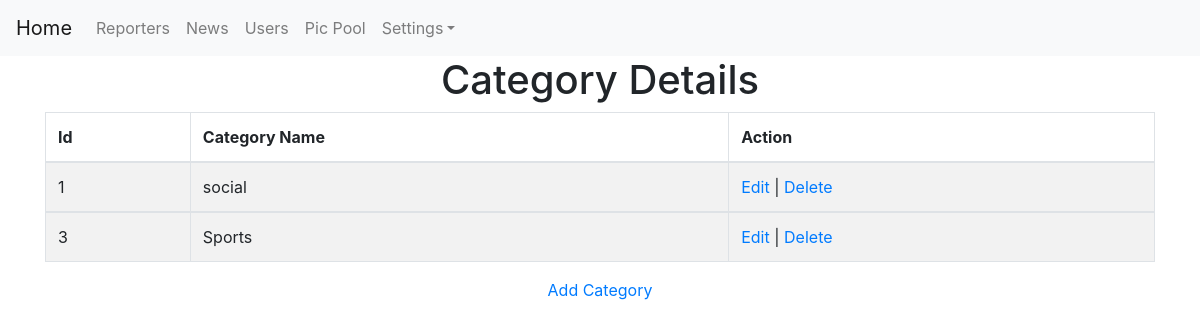
Page /admin_type_master_view on the committed database.
### myapp/models.py (models this page shows)
class type_master(models.Model):
    type_name = models.CharField(max_length=150)

### myapp/views.py (the view)
# urls.py: path('admin_type_master_view', views.admin_type_master_view, name='admin_type_master_view'),
def admin_type_master_view(request):
    tm_l = type_master.objects.all()
    context = {'type_list':tm_l}
    return render(request, './myapp/admin_type_master_view.html',context)

### myapp/templates/myapp/admin_type_master_view.html (shortened to what this page needs)
{% extends 'myapp/admin_base.html' %}
{% load static %}
{% block body %}
<center>
    <h1>Category Details</h1>
    <div class="container">
    <form role="form" name="frm" action="{% url 'admin_type_master_view'%}" method="post">
        <table class="table table-striped table-bordered">
            <thead>
            <tr>
                <th>Id</th>
                <th>Category Name</th>
                <th>Action</th>
            </tr>
            </thead>
            {% for tm in type_list %}
            <tbody>
            <tr>
                <td>{{ tm.id }}</td>
                <td>{{ tm.type_name }}</td>
                <td>
                    <a href="../admin_type_master_edit?id={{ tm.id }}">Edit</a> |
                    <a href="../admin_type_master_delete?id={{ tm.id }}">Delete</a>
                </td>
            </tr>
            <tbody>
            {% endfor %}
        </table>
         <a href="{% url 'admin_type_master_add' %}">Add Category</a></h1>
    </form>
    </div>
</center>
{% endblock %}

### myapp/templates/myapp/admin_base.html (style rules this page uses)
body { background-repeat: no-repeat; background-attachment: fixed; background-size: cover; }

### rows in the picture
type_master: id "1", type_name "social"
type_master: id "3", type_name "Sports"
